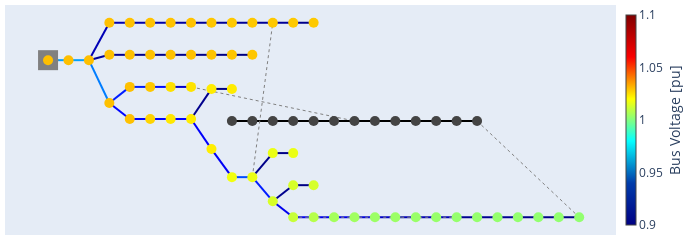

Source (notebook cell):
### Markdown cell above
## Test Case 3: Line Drop

### Code cell
network = deepcopy(org_network)
pp.drop_lines(network, [51])
test_network3 = deepcopy(network)
pp.runpp(network)
pp.plotting.plotly.pf_res_plotly(network, auto_open=False)
